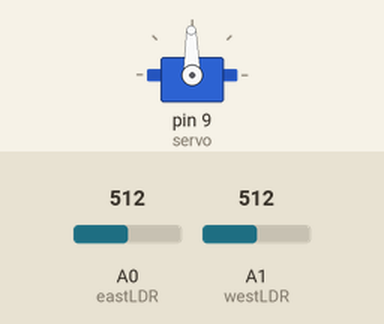
Bench run of a sketch on a simulated Arduino Uno, built with avr-gcc and run on an emulated ATmega328P. Parts: servo. Inputs (shaded band) come from the test bench; at power-on: A0 (eastLDR) = 512, A1 (westLDR) = 512.

Above: at 0.05 s.
At 1.55 s:
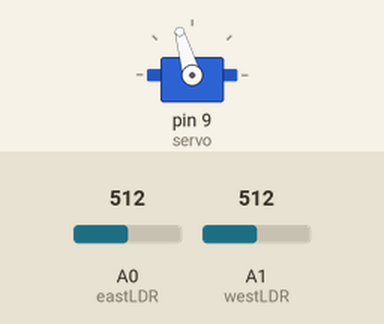
At 3.05 s:
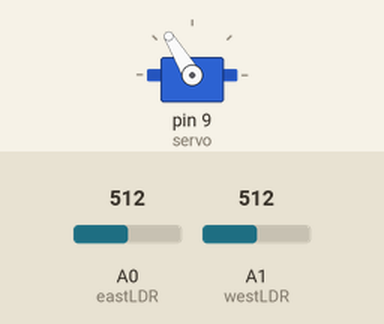
At 6.1 s:
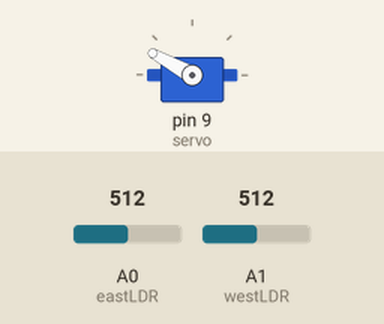
Timing chart, 0 to 7.6 s (numbered marks = the images above):
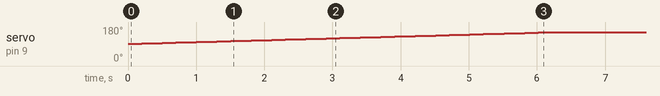

The sketch:

solar_tracker.ino.ino
```cpp
#include <Servo.h>

Servo servo ;

int eastLDR = A0;

int westLDR = A1;

int east = 0;

int west = 0;

int error = 0;

int calibration = 600;

int servoposition = 90;

void setup()

{

  servo.attach(9);

}

void loop()

{

  east = calibration + analogRead(eastLDR);

  west = analogRead(westLDR);

  if (east < 350 && west < 350)

  {

    while (servoposition <= 150)

    {

      servoposition++;

      servo.write(servoposition);

      delay(100);

    }

  }

  error = east - west;

  if (error > 15)

  {

    if (servoposition <= 150)

    {

      servoposition++;

      servo.write(servoposition);

    }

  }

  else if (error < -15)

  {

    if (servoposition > 20)

    {

      servoposition--;

      servo.write(servoposition);

    }

  }

  delay(100);

}
```

Measured:
- by itself, servo on pin 9 (servo): moves from 91° to 151° over 5.9 s
